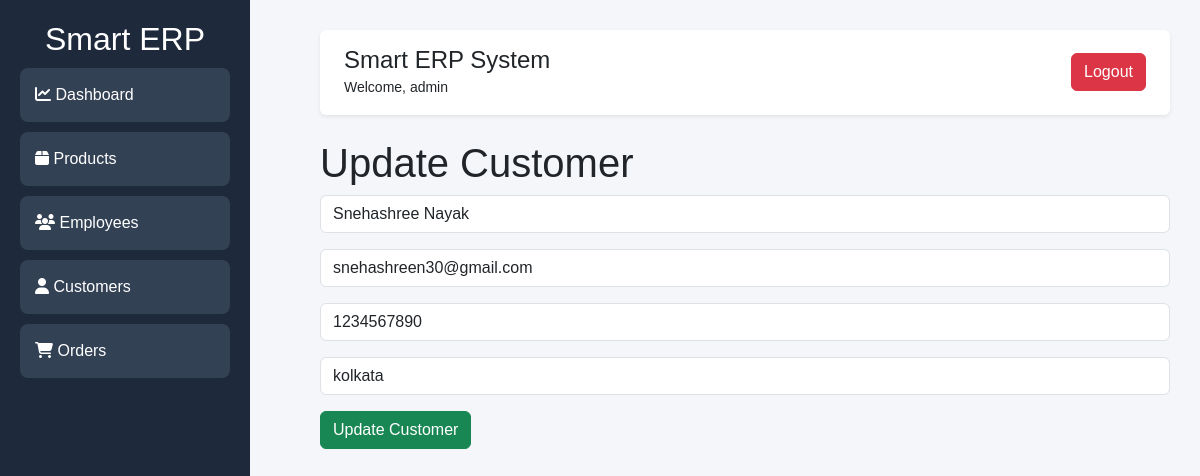
/update-customer/1/ (signed in), run on the app's committed database.
### dashboardapp/models.py (models this page shows, shortened)
class Customer(models.Model):
    name = models.CharField(max_length=100)
    email = models.EmailField()
    phone = models.CharField(max_length=15)
    city = models.CharField(max_length=100)

### dashboardapp/views.py (the view, shortened to what this page needs)
@login_required(login_url='/login/')
def update_customer(request, id):
    customer = Customer.objects.get(id=id)
    return render(
        request,
        'update_customer.html',
        {
            'customer': customer
        }
    )

### dashboardapp/templates/update_customer.html (shortened to what this page needs)
{% extends 'base.html' %}
{% block content %}
<h1>Update Customer</h1>
<form method="POST">
    <input
        type="text"
        name="name"
        value="{{ customer.name }}"
        class="form-control mb-3"
    >
    <input
        type="email"
        name="email"
        value="{{ customer.email }}"
        class="form-control mb-3"
    >
    <input
        type="text"
        name="phone"
        value="{{ customer.phone }}"
        class="form-control mb-3"
    >
    <input
        type="text"
        name="city"
        value="{{ customer.city }}"
        class="form-control mb-3"
    >
    <button
        type="submit"
        class="btn btn-success"
    >
        Update Customer
    </button>
</form>
{% endblock %}

### dashboardapp/templates/base.html (shortened to what this page needs)
<!DOCTYPE html>
<html>
<head>
    <link
    href="https://cdn.jsdelivr.net/npm/bootstrap@5.3.3/dist/css/bootstrap.min.css"
    rel="stylesheet"
>
<link
    rel="stylesheet"
    href="https://cdnjs.cloudflare.com/ajax/libs/font-awesome/6.5.2/css/all.min.css"
>
</head>
<body>
    <div class="sidebar">
        <h2>Smart ERP</h2>
        <ul>
            <li>
    <a href="/">
        <i class="fa-solid fa-chart-line"></i>
        Dashboard
    </a>
</li>
<li>
    <a href="/products/">
        <i class="fa-solid fa-box"></i>
        Products
    </a>
</li>
<li>
    <a href="/employees/">
        <i class="fa-solid fa-users"></i>
        Employees
    </a>
</li>
<li>
    <a href="/customers/">
        <i class="fa-solid fa-user"></i>
        Customers
    </a>
</li>
<li>
    <a href="/orders/">
        <i class="fa-solid fa-cart-shopping"></i>
        Orders
    </a>
</li>
        </ul>
    </div>
    <div class="main">
        <nav class="navbar navbar-light bg-white shadow-sm rounded px-4 py-3 mb-4">
        <div>
               <h4 class="mb-0">
        Smart ERP System
    </h4>
    <small>
        Welcome,
        {{ request.user.username }}
    </small>
        </div>
        <div>
            <a
    href="/logout/"
    class="btn btn-danger"
>
    Logout
</a>
        </div>
    </nav>
        {% block content %}
        {% endblock %}
    </div>
</body>
</html>

### dashboardapp/templates/base.html (style rules this page uses)
body { margin:0; font-family:Arial; background:#f4f6f9; }
.sidebar { width:250px; height:100vh; background:#1e293b; color:white; position:fixed; padding:20px; }
.sidebar h2 { text-align:center; }
.sidebar ul { list-style:none; padding:0; }
.sidebar ul li { padding:15px; margin-top:10px; background:#334155; border-radius:8px; }
.main { margin-left:290px; padding:30px; }
a { color:white; text-decoration:none; display:block; }

### data on the page
Customer: name "Snehashree Nayak", email "snehashreen30@gmail.com", phone "1234567890", city "kolkata"

### other printed values
{{ request.user.username }} "admin"
